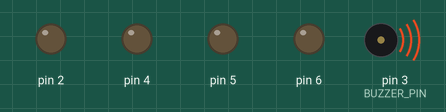
Recording of a sketch running on a simulated Arduino Uno, built with avr-gcc and run on an emulated ATmega328P. Parts: output pins drawn as LEDs (lit = HIGH), buzzer (waves = sounding).

Above: at 0.5 s.
At 5.5 s:
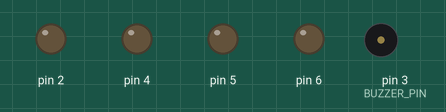
Timing chart, 0 to 13.0 s (numbered marks = the images above):
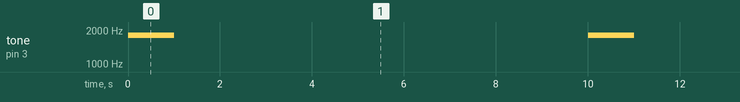

The sketch:

sketch_jun16a.ino
```cpp
/* Library defines */
#define _TASK_SLEEP_ON_IDLE_RUN

/* Standard headers */
#include <stdlib.h>
#include <stdint.h>
#include <string.h>

/* Headers */
#include <TaskScheduler.h>
#include <avr/wdt.h>

/* 7-segment display defines */
#define SEG_G 8
#define SEG_F 7
#define SEG_E 13
#define SEG_D 12
#define SEG_C 11
#define SEG_B 10
#define SEG_A 9

/* General pin defines */
#define BUZZER_PIN 3

/* Other global defines */
#define IDLE_MILLIS 1200000

/* Forward function declarations (as needed) */
void bootAnimation();
void processSerialCommand();
void waitingAnimation();
void idleClear();
void reset_wdt();
void pulseTone();

/* Global variables */
uint8_t segPins[] = {SEG_A, SEG_B, SEG_C, SEG_D, SEG_E, SEG_F, SEG_G};
Scheduler scheduler;
long lastEvent = 0;
uint16_t pulseFreq = 0;

// Tasks
Task boot(1000, 11, bootAnimation, &scheduler);
Task serial(25, -1, processSerialCommand, &scheduler);
Task cycle(200, -1, waitingAnimation, &scheduler);
Task checkIdle(1000, -1, idleClear, &scheduler);
Task kickDog(4000, -1, reset_wdt, &scheduler);
Task pulseDriver(0, -1, pulseTone, &scheduler);

void setup()
{
  // put your setup code here, to run once:

  // WDT
  wdt_enable(WDTO_8S);
  reset_wdt();

  // Enable 7-segment display pins
  for (uint8_t i = 0; i < 7; i++)
    pinMode(i, OUTPUT);

  // Enable buzzer pin
  pinMode(BUZZER_PIN, OUTPUT);

  // Enable board features
  Serial.begin(9600);

  // Configure task scheduler
  scheduler.allowSleep(1);

  // Schedule system tasks
  boot.enable();
  serial.enable();
  checkIdle.enable();
  kickDog.enable();

}

void loop()
{
  // put your main code here, to run repeatedly:

  // Run the task scheduler
  scheduler.execute();

}

void reset_wdt()
{
  wdt_reset(); // macro
}

void idleClear()
{
  // Go back to cycle animation if idle for 30 minutes
  long curMillis = millis();
  if (curMillis < lastEvent)
  {
    // Wrapped around after 50 days. Causes us to wait an hour to go idle at most, once every 50 days
    lastEvent = 0;
  }

  if (curMillis - lastEvent > IDLE_MILLIS)
  {
    cycle.enable();
    lastEvent = curMillis;
  }
}

void processSerialCommand()
{
  // Command format: VERB ARGS... !

  static uint8_t cmdBuf[32];
  static uint8_t bufPos = 0;

  if (!Serial) return;
  if (!Serial.available()) return;

  // We did something! Cancel the cycle animation and record activity
  boot.disable();
  lastEvent = millis();
  cycle.disable();
  driveSegments(0);

  while (Serial.available())
  {
    if (bufPos >= 32)
    {
      // Prevent buffer overflow
      bufPos = 0;
    }
    cmdBuf[bufPos++] = Serial.read();
  }

  if (cmdBuf[bufPos-1] == '!')
  {
    // Process command
    if (memcmp("HELLO ARDUINO!", cmdBuf, 14) == 0)
    {
      Serial.write("HELLO RPI!");
    }
    else if (memcmp("RING ", cmdBuf, 5) == 0)
    {
      uint8_t ring = atoi(cmdBuf + 5);
      if (ring <= 5)
      {
        // Legal value
        if (ring < 5)
          drive7Seg(ring + 1);
        else
          cycle.enable();

        pulseFreq = 2000 - (ring * 220); // Must be positive
        uint16_t pulseDuration = 4000 / (ring + 1); // Must be > 200 for pause time in pulseTone()
        pulseDriver.setIterations(ring + 1);
        pulseDriver.setInterval(pulseDuration);
        pulseDriver.enable();
      }
    }

    // Dump the buffer
    bufPos = 0;
  }

}

void pulseTone()
{
  // Pulse at the scheduled frequency and duration, with 100ms of that duration being the pause time
  tone(BUZZER_PIN, pulseFreq, pulseDriver.getInterval() - 200);
}

void waitingAnimation()
{
  static uint8_t animationState = 1;
  if (animationState == 0b1000000)
    animationState = 0b0000001;
  driveSegments(animationState);
  animationState = bitRotate(animationState);
}

uint8_t bitRotate(uint8_t v)
{
  return v << 1 | (v & 0x80) >> 7;
}

void bootAnimation()
{
  static uint8_t numberDisplayed = 0;

  if (numberDisplayed == 0)
    tone(BUZZER_PIN, 1800, 1000);
  drive7Seg(numberDisplayed++);
  if (numberDisplayed > 9)
    numberDisplayed = 0;

  if (boot.isLastIteration())
  {
    // Show loading cycle until something happens
    cycle.enable();
  }
}

void drive7Seg(uint8_t v)
{
  if (v == 0)
    driveSegments(0b0111111);
  else if (v == 1)
    driveSegments(0b0000110);
  else if (v == 2)
    driveSegments(0b1011011);
  else if (v == 3)
    driveSegments(0b1001111);
  else if (v == 4)
    driveSegments(0b1100110);
  else if (v == 5)
    driveSegments(0b1101101);
  else if (v == 6)
    driveSegments(0b1111101);
  else if (v == 7)
    driveSegments(0b0000111);
  else if (v == 8)
    driveSegments(0xFF);
  else if (v == 9)
    driveSegments(0b1101111);
  else // (E)rror
    driveSegments(0b1111001);
}

void driveSegments(uint8_t v)
{
  for (uint8_t i = 0; i < 7; i++)
    digitalWrite(segPins[i], (v & (1 << i)) > 0);

}
```

Measured:
- by itself, tone on pin 3 (BUZZER_PIN): alternates 1800 Hz for 1.0 s and silent for 9.0 s, 4 changes in all, then stays silent
